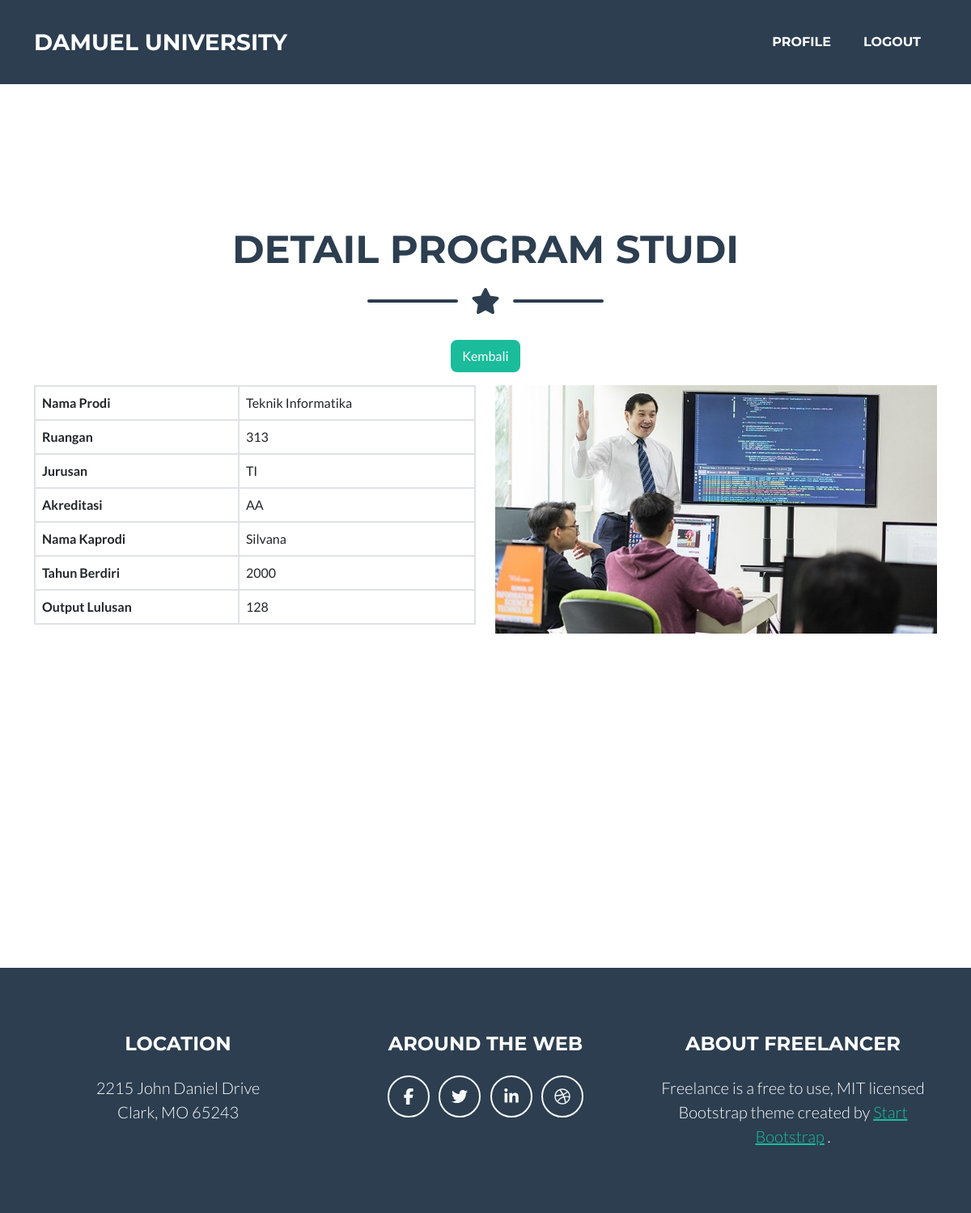
Page /index.php/Prodi/detail/1 on the committed database.
### tables this page shows
CREATE TABLE `prodi` (
  `id` int(11) NOT NULL,
  `nama_prodi` varchar(255) NOT NULL,
  `ruangan` varchar(255) NOT NULL,
  `jurusan` varchar(255) NOT NULL,
  `akreditasi` varchar(10) NOT NULL,
  `nama_kaprodi` varchar(255) NOT NULL,
  `tahun_berdiri` int(11) NOT NULL,
  `output_lulusan` int(11) NOT NULL,
  `gambar` varchar(100) NOT NULL DEFAULT 'default.jpg',
  `created_at` timestamp NOT NULL DEFAULT current_timestamp(),
  `updated_at` timestamp NOT NULL DEFAULT current_timestamp() ON UPDATE current_timestamp()
);

### application/controllers/Prodi.php (called while the page is built, shortened)
<?php
class Prodi extends CI_Controller
{
	public function __construct()
	{
		$this->load->model('Prodi_model');
		$this->load->model('User_model');
	}
	public function detail($id)
	{
    $data['judul'] = "Halaman Detail Program Studi";
    $data['user'] = $this->db->get_where('user', ['email' => $this->session->userdata('email')])->row_array();
    $this->load->model('Prodi_model');
    $data['prodi'] = $this->Prodi_model->getById($id);
    $this->load->view("layout/header", $data);
    $this->load->view("prodi/vw_detail_prodi", $data);
    $this->load->view("layout/footer");
	}
}

### index.php (called while the page is built, shortened)
<?php
require_once BASEPATH.'core/CodeIgniter.php';

### application/models/Prodi_model.php (called while the page is built, shortened)
<?php
class Prodi_model extends CI_Model
{
	public $table = 'prodi';
	public function getById($id)
	{
		$this->db->from($this->table);
		$query = $this->db->get();
		return $query->row_array();
	}
}
?>

### application/views/prodi/vw_detail_prodi.php (the view, shortened to what this page needs)
<section class="page-section portfolio" id="detail_prodi">
    <div class="container">
        <h2 class="page-section-heading text-center text-uppercase text-secondary mb-0">Detail Program Studi</h2>
        <div class="divider-custom">
            <div class="divider-custom-line"></div>
            <div class="divider-custom-icon"><i class="fas fa-star"></i></div>
            <div class="divider-custom-line"></div>
        </div>
        <div class="text-center mb-3">
            <a href="<?= base_url('index.php/Prodi'); ?>" class="btn btn-primary">Kembali</a>
        </div>
        <div class="row">
            <div class="col-lg-6">
                <table class="table table-bordered">
                    <tbody>
                        <tr>
                            <th>Nama Prodi</th>
                            <td><?= $prodi['nama_prodi'] ?></td>
                        </tr>
                        <tr>
                            <th>Ruangan</th>
                            <td><?= $prodi['ruangan']?></td>
                        </tr>
                        <tr>
                            <th>Jurusan</th>
                            <td><?= $prodi['jurusan']?></td>
                        </tr>
                        <tr>
                            <th>Akreditasi</th>
                            <td><?= $prodi['akreditasi'] ?></td>
                        </tr>
                        <tr>
                            <th>Nama Kaprodi</th>
                            <td><?= $prodi['nama_kaprodi'] ?></td>
                        </tr>
                        <tr>
                            <th>Tahun Berdiri</th>
                            <td><?= $prodi['tahun_berdiri'] ?></td>
                        </tr>
                        <tr>
                            <th>Output Lulusan</th>
                            <td><?= $prodi['output_lulusan'] ?></td>
                        </tr>
                    </tbody>
                </table>
            </div>
            <div class="col-lg-6">
                <img src="<?= base_url('assets/img/prodi/') . $prodi['gambar']?>" style="max-width: 100%;">
            </div>
        </div>
    </div>
</section>

### rows in the picture
prodi: nama_prodi "Teknik Informatika", ruangan "313", jurusan "TI", akreditasi "AA", nama_kaprodi "Silvana", tahun_berdiri "2000", output_lulusan "128", gambar (placeholder picture)
